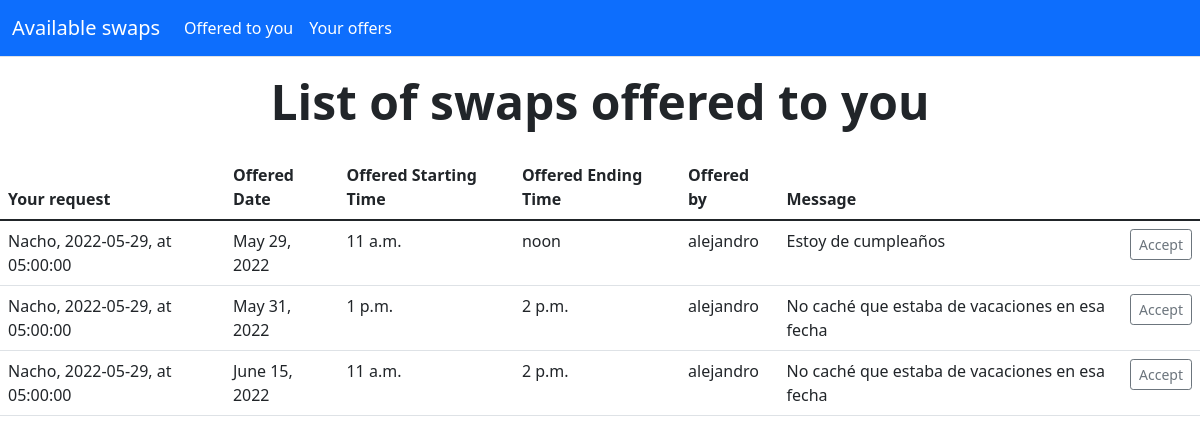
The app's page /offered_to_you/ (signed in) with its own data.
### chat_commerce/models.py (models this page shows, shortened)
class Offer(models.Model):
    User = models.ForeignKey(User, related_name='offering_user', on_delete=models.CASCADE)
    Request = models.ForeignKey(Request, related_name='original_request', on_delete=models.CASCADE)
    message = models.TextField(blank=True)
    active = models.BooleanField(default=True)
    date = models.DateField()
    start_time = models.TimeField()
    end_time = models.TimeField()
    created_at = models.DateTimeField(auto_now_add=True)
    updated_at = models.DateTimeField(auto_now=True)
    objects = models.Manager()
    accepted = models.BooleanField(default=False)
    class Meta:
        verbose_name_plural = 'Offerings'
        ordering = ('date', "start_time", "end_time")

class Request(models.Model):
    User = models.ForeignKey(User, related_name='requesting_user', on_delete=models.CASCADE)
    message = models.TextField(blank=True)
    active = models.BooleanField(default=True)
    date = models.DateField()
    start_time = models.TimeField()
    end_time = models.TimeField()
    created_at = models.DateTimeField(auto_now_add=True)
    updated_at = models.DateTimeField(auto_now=True)
    objects = models.Manager()
    accepted = models.BooleanField(default=False)
    class Meta:
        verbose_name_plural = 'Requests'
        ordering = ('date', "start_time", "end_time")
    def __str__(self):
        return f"{self.User.username.capitalize()}, {self.date}, at {self.start_time}"

### chat_commerce/views.py (the view)
# urls.py: path('offered_to_you/', views.OfferedToYou_ListView.as_view(), name='offerred_to_you'),
class OfferedToYou_ListView(LoginRequiredMixin, ListView):
    model = Offer
    template_name = 'chat_commerce/offered_to_you_list.html'
    raise_exception = True
    def get_queryset(self):
        request_ids = Request.objects.filter(User=self.request.user).values_list('pk', flat=True)
        print(request_ids)
        return Offer.objects.filter(Request_id__in=request_ids)

### templates/chat_commerce/offered_to_you_list.html (shortened to what this page needs)
{% extends "../base.html" %}
{% block content %}
	<div class="px-6 py-2 my-2 text-center">
		<h1 class="display-5 fw-bold">List of swaps offered to you</h1>
	</div>
	<table class="table">
	  <thead>
	    <tr>
		  <th scope="col">Your request</th>
	      <th scope="col">Offered Date</th>
	      <th scope="col">Offered Starting Time</th>
	      <th scope="col">Offered Ending Time</th>
          <th scope="col">Offered by</th>
		  <th scope="col">Message</th>
	    </tr>
	  </thead>
	  <tbody>
	    {% for offer in object_list %}
        {% if offer.active %}
		<tr>
		  <td>{{offer.Request}}</td>
	      <td>{{offer.date}}</td>
	      <td>{{offer.start_time}}</td>
	      <td>{{offer.end_time}}</td>
          <td>{{offer.User.username}}</td>
		  <td>{{offer.message}}</td>
		  <td>
			<a button type="button" class="btn btn-outline-secondary btn-sm" href="{% url 'chat_commerce:accept_offer' offerId=offer.id %}">Accept</a>
		  </td>
	    </tr>
        {% endif %}
	   {% endfor %}
	  </tbody>
	</table>
{% endblock %}

### records on screen
Offer: Request "Nacho, 2022-05-29, at 05:00:00", date "May 29, 2022", start_time "11 a.m.", end_time "noon", User.username "alejandro", message "Estoy de cumpleaños"
Offer: Request "Nacho, 2022-05-29, at 05:00:00", date "May 31, 2022", start_time "1 p.m.", end_time "2 p.m.", User.username "alejandro", message "No caché que estaba de vacaciones en esa fecha"
Offer: Request "Nacho, 2022-05-29, at 05:00:00", date "June 15, 2022", start_time "11 a.m.", end_time "2 p.m.", User.username "alejandro", message "No caché que estaba de vacaciones en esa fecha"
